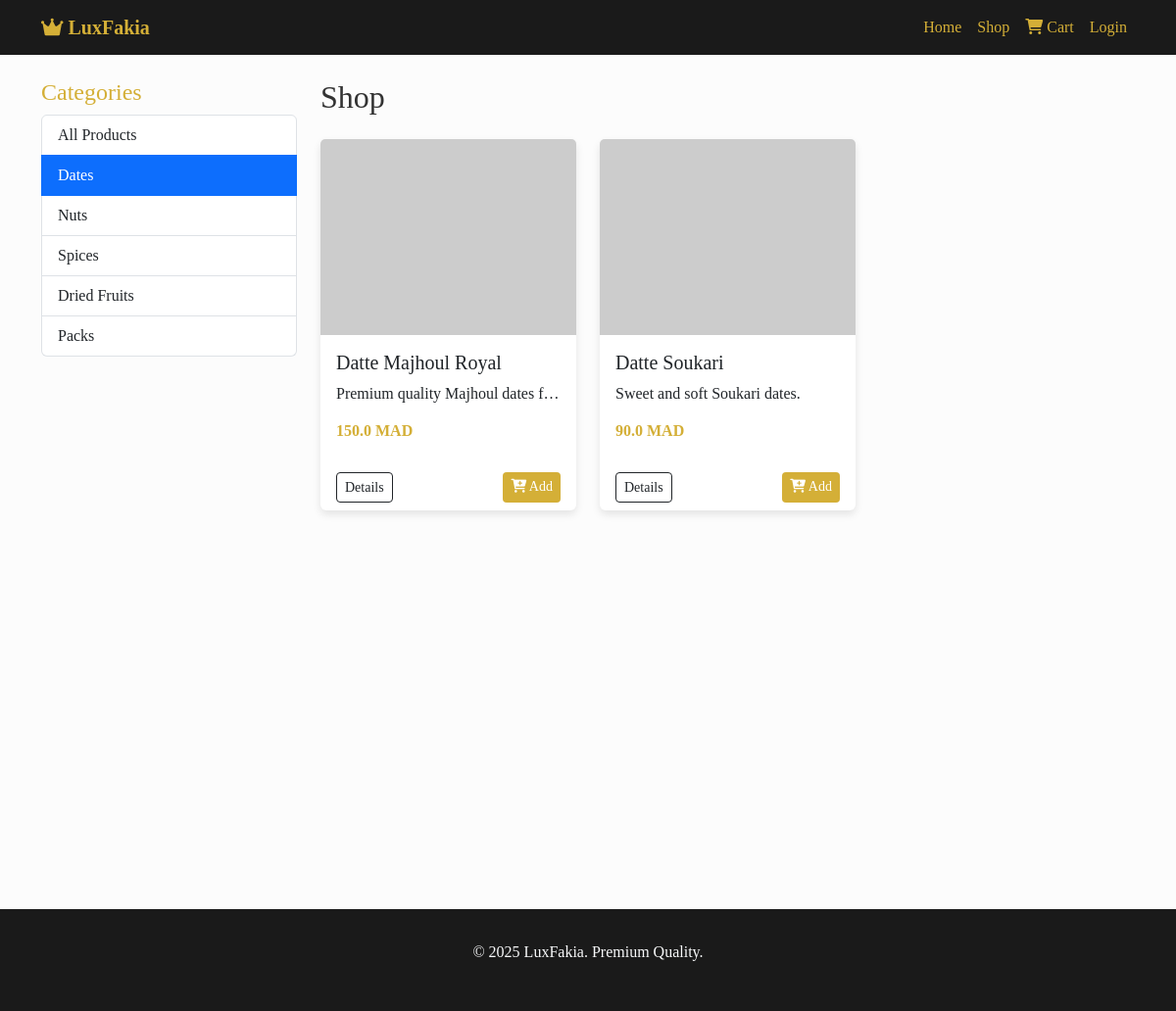
Page /shop?category=Dates on the committed database.
### models.py (models this page shows, shortened)
class Product(db.Model):
    id = db.Column(db.Integer, primary_key=True)
    name = db.Column(db.String(150), nullable=False)
    description = db.Column(db.Text, nullable=True)
    price = db.Column(db.Float, nullable=False)
    category = db.Column(db.String(100), nullable=False)
    image_url = db.Column(db.String(500), nullable=True)

### routes.py (the view)
@main_bp.route('/shop')
def shop():
    category = request.args.get('category')
    if category:
        products = Product.query.filter_by(category=category).all()
    else:
        products = Product.query.all()
    categories = db.session.query(Product.category).distinct().all()
    categories = [c[0] for c in categories]
    return render_template('shop.html', products=products, categories=categories, current_category=category)

### templates/shop.html
{% extends "base.html" %}
{% block content %}
<div class="row">
    <div class="col-md-3">
        <h4 class="text-gold">Categories</h4>
        <div class="list-group">
            <a href="{{ url_for('main.shop') }}" class="list-group-item list-group-item-action {% if not current_category %}active{% endif %}">All Products</a>
            {% for cat in categories %}
            <a href="{{ url_for('main.shop', category=cat) }}" class="list-group-item list-group-item-action {% if current_category == cat %}active{% endif %}">{{ cat }}</a>
            {% endfor %}
        </div>
    </div>
    <div class="col-md-9">
        <h2 class="mb-4">Shop</h2>
        <div class="row row-cols-1 row-cols-md-3 g-4">
            {% for product in products %}
            <div class="col">
                <div class="card h-100">
                    <img src="{{ product.image_url }}" class="card-img-top" alt="{{ product.name }}" style="height: 200px; object-fit: cover;">
                    <div class="card-body">
                        <h5 class="card-title">{{ product.name }}</h5>
                        <p class="card-text text-truncate">{{ product.description }}</p>
                        <h6 class="text-gold fw-bold">{{ product.price }} MAD</h6>
                    </div>
                    <div class="card-footer bg-transparent border-top-0 d-flex justify-content-between">
                        <a href="{{ url_for('main.product_detail', product_id=product.id) }}" class="btn btn-outline-dark btn-sm">Details</a>
                        <a href="{{ url_for('main.add_to_cart', product_id=product.id) }}" class="btn btn-gold btn-sm"><i class="fas fa-cart-plus"></i> Add</a>
                    </div>
                </div>
            </div>
            {% endfor %}
        </div>
    </div>
</div>
{% endblock %}

### templates/base.html (style rules this page uses)
:root { --primary-gold: #D4AF37; --dark-bg: #1a1a1a; --light-text: #f8f9fa; }
body { font-family: 'Playfair Display', serif; background-color: #fcfcfc; color: #333; }
.btn-gold { background-color: var(--primary-gold); color: #fff; border: none; }
.text-gold { color: var(--primary-gold); }
.card { border: none; box-shadow: 0 4px 8px rgba(0,0,0,0.1); transition: transform 0.3s; }

### rows in the picture
Product: name "Datte Majhoul Royal", description "Premium quality Majhoul dates f…", price "150.0"
Product: name "Datte Soukari", description "Sweet and soft Soukari dates.", price "90.0"

### other values in the picture
{{ cat }} "Dates" "Nuts" "Spices" "Dried Fruits" "Packs"
